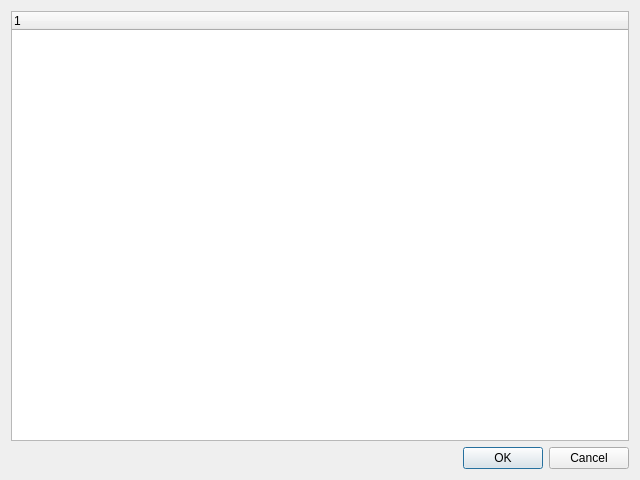
<?xml version="1.0" encoding="UTF-8"?>
<ui version="4.0">
 <class>Dialog</class>
 <widget class="QDialog" name="Dialog">
  <property name="geometry">
   <rect>
    <x>0</x>
    <y>0</y>
    <width>640</width>
    <height>480</height>
   </rect>
  </property>
  <property name="windowTitle">
   <string>Ouvrir fichier</string>
  </property>
  <layout class="QVBoxLayout" name="verticalLayout_2">
   <item>
    <layout class="QVBoxLayout" name="verticalLayout">
     <item>
      <widget class="QTreeWidget" name="treeWidget">
       <property name="sizePolicy">
        <sizepolicy hsizetype="Expanding" vsizetype="Expanding">
         <horstretch>0</horstretch>
         <verstretch>0</verstretch>
        </sizepolicy>
       </property>
      </widget>
     </item>
     <item>
      <layout class="QHBoxLayout" name="horizontalLayout">
       <item>
        <widget class="QDialogButtonBox" name="open_btn_box">
         <property name="standardButtons">
          <set>QDialogButtonBox::Cancel|QDialogButtonBox::Ok</set>
         </property>
        </widget>
       </item>
      </layout>
     </item>
    </layout>
   </item>
  </layout>
 </widget>
 <resources/>
 <connections/>
</ui>
